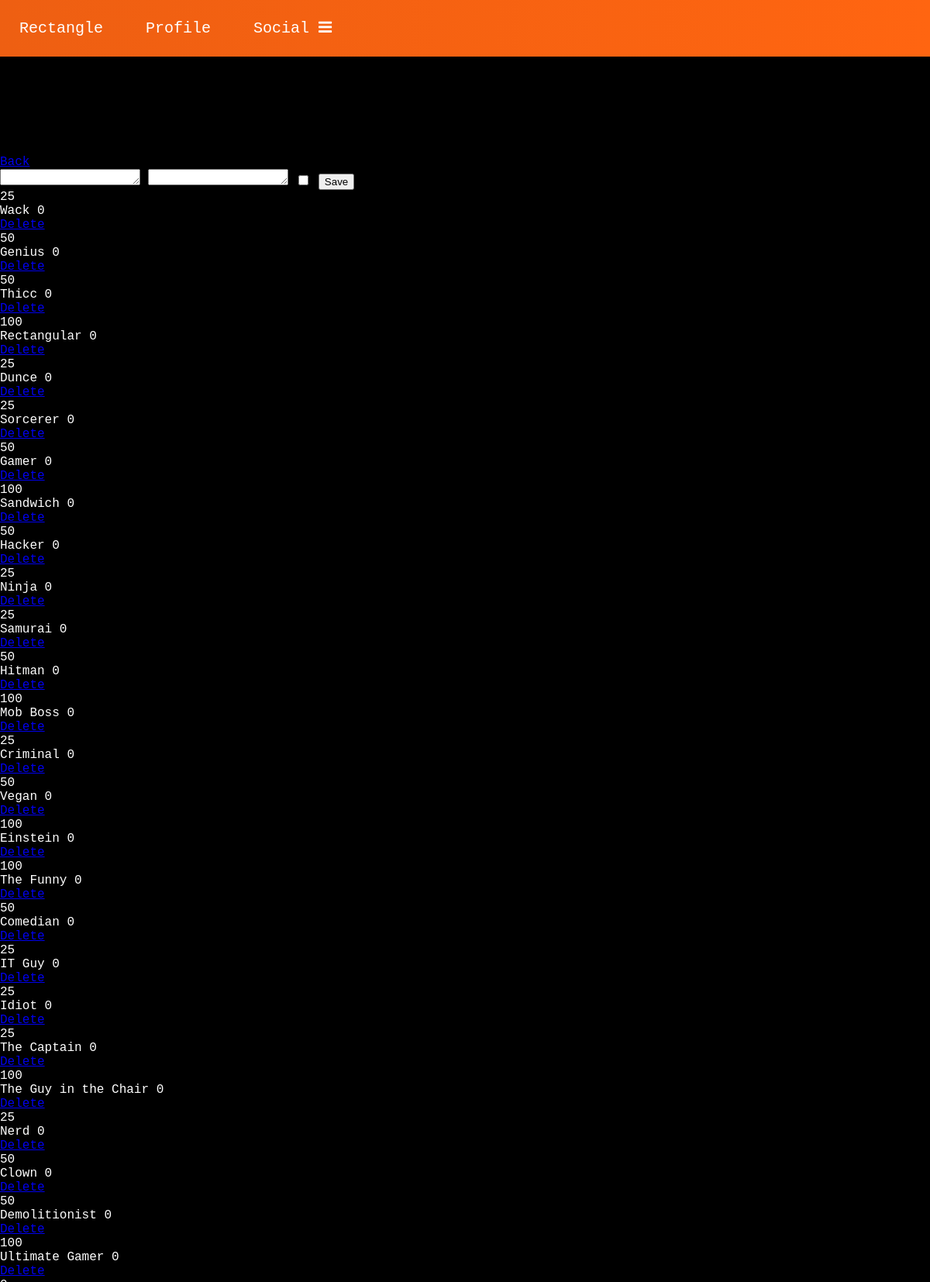
/edit_titles/None (signed in, upper part), run on the app's committed database.
### myproject.py (models this page shows, shortened)
class Title(db.Model):
    __tablename__ = 'titles'
    id = db.Column(db.Integer, primary_key=True)
    text = db.Column(db.String)
    cost = db.Column(db.Integer)
    users = db.relationship("User", secondary=user_title_association_table)
    selected = db.Column(db.Integer, default=0)
    default =  db.Column(db.Integer)

### myproject.py (the view)
@app.route('/edit_titles/<id>', methods=['GET', 'POST'])
def edit_titles(id):
    if get_current_user().admin == 1:
        if request.method == 'POST':
            Title.query.all()
            text1 = request.form['text1']
            text2 = request.form['text2']
            default = request.form.get('check')
            if default:
                db.session.add(Title(text1, text2, 1))
            else:
                db.session.add(Title(text1, text2, 0))
            db.session.commit()
            titles = Title.query.all()
            return render_template("edit_titles.html", titles=titles)
        else:
            if id != "None":
                title = Title.query.filter_by(id=id)[0]
                db.session.delete(title)
                db.session.commit()
                return redirect("/edit_titles/None")
            titles = Title.query.all()
            return render_template("edit_titles.html", titles=titles)
    else:
        return redirect('/feed/0/Top')

### myproject.py (called while the page is built)
def get_current_user():
    try:
        return User.query.filter_by(name=session["user"]).all()[0]
    except:
        return None

### templates/edit_titles.html (shortened to what this page needs)
{% extends 'base.html' %}
{% block head %}
<link rel="stylesheet" type="text/css" media="only screen and (max-width: 480px), only screen and (max-device-width: 480px)" href="{{ url_for('static', filename='edit_titles_mobile.css') }}" />
<link rel="stylesheet" href="https://cdnjs.cloudflare.com/ajax/libs/font-awesome/4.7.0/css/font-awesome.min.css">
{% endblock %}
{% block body %}
<div>
    <a class="back" href="/moderator">Back</a>
</div>
<div class="prompt">
    <form action='/edit_titles/None' method='POST'>
        <textarea type="text" rows = "1" name='text1' id='text'></textarea>
        <textarea type="text" rows = "1" name='text2' id='cost'></textarea>
        <input class="check" name="check" type="checkbox">
        <input style="display: inline" type='submit' value='Save'>
        </form>
    </div>
<div class="events">
    {% for title in titles %}
    <div class="big">
        <div class="cost_">
            <a class="ccost"> {{ title.cost }} </a>
        </div>
        <div class="title_">
            <a class="ttext"> {{ title.text }} {{ title.default  }}</a>
        </div>
        <div class="delete">
            <a href="{{ title.id }}">Delete</a>
        </div>
    </div>
    {% endfor %}
</div>
{% endblock %}

### static/base.css (style rules this page uses)
body { font-family: 'Lucida Console', monospace; background-color: black; color: white; margin: 0px; }

### static/base_mobile.css (style rules this page uses)
body { font-family: 'Lucida Console', monospace; background-color: black; color: white; margin: 0px; }

### static/edit_titles_mobile.css (style rules this page uses)
.prompt { background-color: #393f3d; margin-left: 15px; margin-right: 15px; margin-bottom: 15px; border-radius: 8px; padding: 30px; position: relative; }
textarea { resize: none; background-color: #1e2120; color: white; padding: 20px; font-size: 60px; border-radius: 8px; display: inline; }
#text { width: 40%; }
#cost { width: 15%; }
.title_ { margin-right: 15px; border-radius: 8px; padding: 30px; width: 75%; display: block; float: right; margin-left: 15px; }
.cost_ { margin-left: 15px; border-radius: 8px; padding: 30px; width: 10%; float: left; display: block; }
.ttext { font-size: 50px; margin: 0px; }
.ccost { font-size: 50px; }
.big { border: 3px solid white; border-radius: 8px; margin-bottom:30px; display: flex; flex-direction: row; margin-right: 15px; margin-left: 15px; position: relative; }
.delete { position: absolute; right:45px; border-radius: 8px; padding: 15px 15px; font-size: 40px; background-color: #ff6511; top:20px; }
.delete a { text-decoration: none; color: white; }
input[type=submit] { background-color: #ff6511; color: white; -webkit-appearance: none; padding: 20px 24px; border: none; font-size: 60px; cursor: pointer; position: absolute; bottom: 35px; right: 30px; }
.check { height: 120px; width: 100px; background-color: #eee; margin-bottom: 0px; }
.back { padding: 15px 15px; background-color: #ff6511; border-radius: 8px; font-size: 40px; display: block; margin: 15px; width: 15%; text-align: center; text-decoration: none; color: white; }

### data on the page
Title: cost "25", text "Wack", default "0"
Title: cost "50", text "Genius", default "0"
Title: cost "50", text "Thicc", default "0"
Title: cost "100", text "Rectangular", default "0"
Title: cost "25", text "Dunce", default "0"
Title: cost "25", text "Sorcerer", default "0"
Title: cost "50", text "Gamer", default "0"
Title: cost "100", text "Sandwich", default "0"
Title: cost "50", text "Hacker", default "0"
Title: cost "25", text "Ninja", default "0"
Title: cost "25", text "Samurai", default "0"
Title: cost "50", text "Hitman", default "0"
Title: cost "100", text "Mob Boss", default "0"
Title: cost "25", text "Criminal", default "0"
Title: cost "50", text "Vegan", default "0"
Title: cost "100", text "Einstein", default "0"
Title: cost "100", text "The Funny", default "0"
Title: cost "50", text "Comedian", default "0"
Title: cost "25", text "IT Guy", default "0"
Title: cost "25", text "Idiot", default "0"
Title: cost "25", text "The Captain", default "0"
Title: cost "100", text "The Guy in the Chair", default "0"
Title: cost "25", text "Nerd", default "0"
Title: cost "50", text "Clown", default "0"
Title: cost "50", text "Demolitionist", default "0"
Title: cost "100", text "Ultimate Gamer", default "0"
